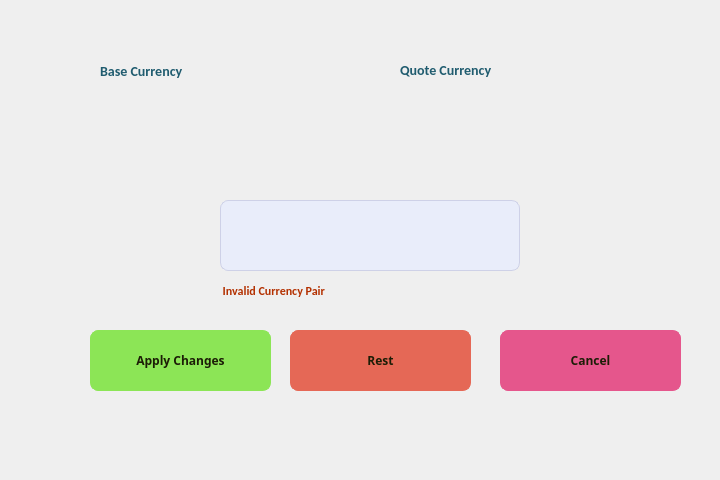
<?xml version="1.0" encoding="UTF-8"?>
<ui version="4.0">
 <class>edit_exchange_rate_window</class>
 <widget class="QDialog" name="edit_exchange_rate_window">
  <property name="geometry">
   <rect>
    <x>0</x>
    <y>0</y>
    <width>720</width>
    <height>480</height>
   </rect>
  </property>
  <property name="windowTitle">
   <string>Dialog</string>
  </property>
  <property name="styleSheet">
   <string notr="true">#edit_exchange_rate_window {
	background-image : url(:/Images/EditExchangeRateBackground.png);
}</string>
  </property>
  <widget class="QLabel" name="label">
   <property name="geometry">
    <rect>
     <x>100</x>
     <y>60</y>
     <width>121</width>
     <height>21</height>
    </rect>
   </property>
   <property name="styleSheet">
    <string notr="true">font-family: Calibri;
font-size: 14px;
color: #205c6f;
font-weight: bold;
text-transform: none;</string>
   </property>
   <property name="text">
    <string>Base Currency</string>
   </property>
  </widget>
  <widget class="QLabel" name="label_2">
   <property name="geometry">
    <rect>
     <x>400</x>
     <y>60</y>
     <width>111</width>
     <height>20</height>
    </rect>
   </property>
   <property name="styleSheet">
    <string notr="true">font-family: Calibri;
font-size: 14px;
color: #205c6f;
font-weight: bold;
text-transform: none;</string>
   </property>
   <property name="text">
    <string>Quote Currency</string>
   </property>
  </widget>
  <widget class="QLineEdit" name="LE_rate">
   <property name="geometry">
    <rect>
     <x>220</x>
     <y>200</y>
     <width>300</width>
     <height>71</height>
    </rect>
   </property>
   <property name="minimumSize">
    <size>
     <width>300</width>
     <height>0</height>
    </size>
   </property>
   <property name="maximumSize">
    <size>
     <width>300</width>
     <height>16777215</height>
    </size>
   </property>
   <property name="styleSheet">
    <string notr="true">QLineEdit {
	background-color: #e9edfa;
	border-radius:8px;
	border:1px solid #ced1e7;
	display:inline-block;
	cursor:text;
	color : #4b6ed1;
	font-family:Impactl;
	font-size:18px;
	font-weight:bold;
	padding:10px 10px;
}
</string>
   </property>
  </widget>
  <widget class="QPushButton" name="PB_applyChanges">
   <property name="enabled">
    <bool>false</bool>
   </property>
   <property name="geometry">
    <rect>
     <x>90</x>
     <y>330</y>
     <width>181</width>
     <height>61</height>
    </rect>
   </property>
   <property name="cursor">
    <cursorShape>PointingHandCursor</cursorShape>
   </property>
   <property name="styleSheet">
    <string notr="true">QPushButton {
    background-color: #8ce556;
    border: 1px solid #8ce556;
    border-radius: 8px;
    padding: 8px 8px;
	color: #1c1d06;
	font-family : Cabin;
	font-weight : bold;
	font-size : 12px;

	
}

QPushButton::hover {
	background-color : #aaec82;

}</string>
   </property>
   <property name="text">
    <string>Apply Changes</string>
   </property>
  </widget>
  <widget class="QPushButton" name="PB_reset">
   <property name="geometry">
    <rect>
     <x>290</x>
     <y>330</y>
     <width>181</width>
     <height>61</height>
    </rect>
   </property>
   <property name="cursor">
    <cursorShape>PointingHandCursor</cursorShape>
   </property>
   <property name="styleSheet">
    <string notr="true">QPushButton {
    background-color: #e56856;
    border: 1px solid #e56856;
    border-radius: 8px;
    padding: 8px 8px;
	color: #1c1d06;
	font-family : Cabin;
	font-weight : bold;
	font-size : 12px;

	
}

QPushButton::hover {
	background-color : #ec8f82;

}</string>
   </property>
   <property name="text">
    <string>Rest</string>
   </property>
  </widget>
  <widget class="QPushButton" name="PB_cancel">
   <property name="geometry">
    <rect>
     <x>500</x>
     <y>330</y>
     <width>181</width>
     <height>61</height>
    </rect>
   </property>
   <property name="cursor">
    <cursorShape>PointingHandCursor</cursorShape>
   </property>
   <property name="styleSheet">
    <string notr="true">QPushButton {
    background-color: #e5568c;
    border: 1px solid #e5568c;
    border-radius: 8px;
    padding: 8px 8px;
	color: #1c1d06;
	font-family : Cabin;
	font-weight : bold;
	font-size : 12px;

	
}

QPushButton::hover {
	background-color : #ec82aa;

}</string>
   </property>
   <property name="text">
    <string>Cancel</string>
   </property>
  </widget>
  <widget class="QLabel" name="LB_error">
   <property name="geometry">
    <rect>
     <x>220</x>
     <y>280</y>
     <width>291</width>
     <height>21</height>
    </rect>
   </property>
   <property name="styleSheet">
    <string notr="true">font-family: Calibri;
font-size: 12px;
color: #b33000;
font-weight: bold;
text-transform: none;</string>
   </property>
   <property name="text">
    <string> Invalid Currency Pair</string>
   </property>
  </widget>
 </widget>
 <resources/>
 <connections/>
</ui>
